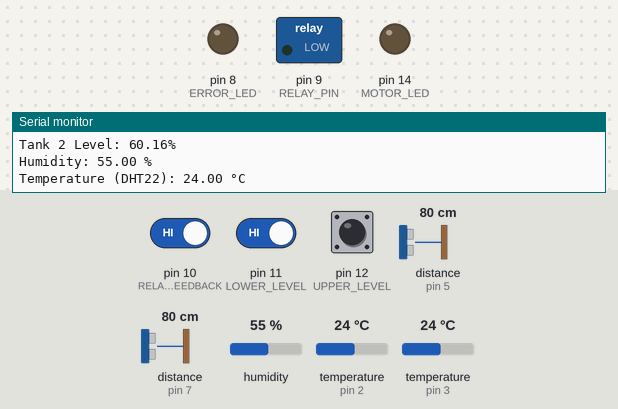
The sketch below on a simulated Arduino Uno, built with avr-gcc and run on an emulated ATmega328P. Parts: switched loads named in the sketch (green lamp = pin HIGH), output pins drawn as LEDs (lit = HIGH), the last lines printed to the serial monitor. Wiring (inferred from the names in the program): 2 × ultrasonic range finder: trigger pin 4, echo pin 5 / trigger pin 6, echo pin 7. The test bench sets the inputs (shaded band); at power-on: pin 12 (UPPER_LEVEL) LOW, pin 10 (RELAY_FEEDBACK) HIGH, pin 11 (LOWER_LEVEL) HIGH, distance to the obstacle (sensors on pin 5, pin 7) 80 cm, humidity 55 %, temperature (sensors on pin 2, pin 3) 24 °C. The echo pulse lasts 58.3 µs per cm; pins used as bus, display or sensor lines are not drawn.

Above: at 2.7 s.
2.8 s: pin 12 (UPPER_LEVEL) pulled HIGH for 2.25 s
6.5 s: pin 10 (RELAY_FEEDBACK) driven LOW and pin 11 (LOWER_LEVEL) driven LOW
At 7.7 s:
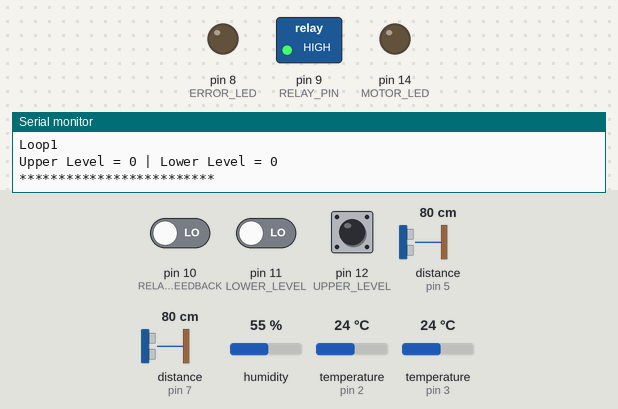
At 9.7 s:
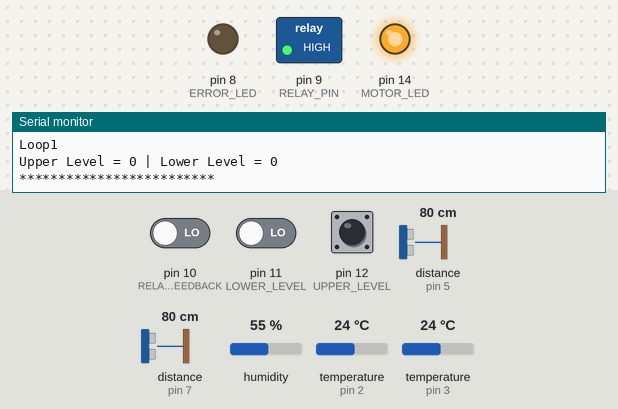
10.1 s: pin 12 (UPPER_LEVEL) pulled HIGH for 2.25 s
At 11.9 s:
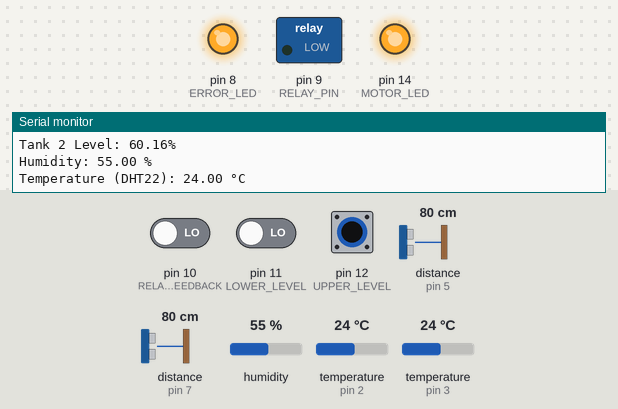
14.0 s: pin 10 (RELAY_FEEDBACK) driven HIGH
23.0 s: pin 12 (UPPER_LEVEL) pulled HIGH for 2.25 s
At 26.9 s:
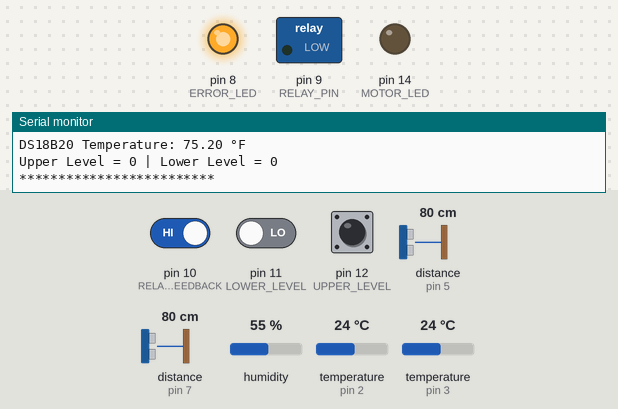
27.6 s: distance to the obstacle (sensor on pin 5) set to 250 cm
Timing chart, 0 to 30.6 s (numbered marks = the images above; inputs shaded):
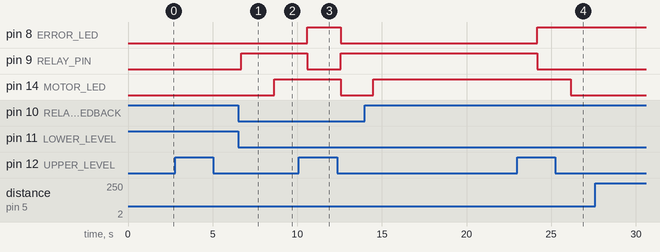

Measured:
- after the input at 6.5 s, pin 9 (RELAY_PIN): LOW → HIGH after 0.18 s; pin 14 (MOTOR_LED): LOW → HIGH after 2.1 s
- after the input at 10.1 s, pin 8 (ERROR_LED): LOW → HIGH after 0.48 s, → LOW 2.0 s later; pin 9 (RELAY_PIN): HIGH → LOW after 0.48 s, → HIGH 2.0 s later; pin 14 (MOTOR_LED): HIGH → LOW after 2.5 s
- after the input at 23.0 s, pin 8 (ERROR_LED): LOW → HIGH after 1.2 s; pin 9 (RELAY_PIN): HIGH → LOW after 1.2 s; pin 14 (MOTOR_LED): HIGH → LOW after 3.1 s

The sketch:

Ocean_water_Convert_to_Drink_water.ino
```cpp
#include <DHT.h>
#include <OneWire.h>
#include <DallasTemperature.h>

// ===================== DS18B20 =====================
#define ONE_WIRE_BUS 3
OneWire oneWire(ONE_WIRE_BUS);
DallasTemperature sensors(&oneWire);

// ===================== DHT22 =====================
#define DHTPIN 2
#define DHTTYPE DHT22
DHT dht(DHTPIN, DHTTYPE);

// ===================== Ultrasonic Sensors =====================
#define TRIG_PIN1 4
#define ECHO_PIN1 5

#define TRIG_PIN2 6
#define ECHO_PIN2 7

// ===================== Tank Control =====================
#define RELAY_PIN       9
#define RELAY_FEEDBACK 10
#define LOWER_LEVEL    11
#define UPPER_LEVEL    12
#define ERROR_LED       8
#define MOTOR_LED      14

// ===================== Variables =====================
float hum = 0;
float temp = 0;
float Celsius = 0;
float Fahrenheit = 0;

float duration1, distance1;
float duration2, distance2;

double percentage1 = 0;
double percentage2 = 0;

// Tank depth in cm
const float TANK_HEIGHT = 200.0;

// =====================================================
// Ultrasonic Sensor Reading
// =====================================================
void ultrasonic()
{
  // Sensor 1
  digitalWrite(TRIG_PIN1, LOW);
  delayMicroseconds(2);
  digitalWrite(TRIG_PIN1, HIGH);
  delayMicroseconds(10);
  digitalWrite(TRIG_PIN1, LOW);

  duration1 = pulseIn(ECHO_PIN1, HIGH, 30000);

  if (duration1 > 0)
  {
    distance1 = (duration1 * 0.0343) / 2;

    percentage1 =
      ((TANK_HEIGHT - distance1) / TANK_HEIGHT) * 100.0;

    percentage1 = constrain(percentage1, 0, 100);

    Serial.print("Tank 1 Distance: ");
    Serial.print(distance1);
    Serial.println(" cm");

    Serial.print("Tank 1 Level: ");
    Serial.print(percentage1);
    Serial.println("%");
  }
  else
  {
    Serial.println("Tank 1 Sensor Timeout");
  }

  // Sensor 2
  digitalWrite(TRIG_PIN2, LOW);
  delayMicroseconds(2);
  digitalWrite(TRIG_PIN2, HIGH);
  delayMicroseconds(10);
  digitalWrite(TRIG_PIN2, LOW);

  duration2 = pulseIn(ECHO_PIN2, HIGH, 30000);

  if (duration2 > 0)
  {
    distance2 = (duration2 * 0.0343) / 2;

    percentage2 =
      ((TANK_HEIGHT - distance2) / TANK_HEIGHT) * 100.0;

    percentage2 = constrain(percentage2, 0, 100);

    Serial.print("Tank 2 Distance: ");
    Serial.print(distance2);
    Serial.println(" cm");

    Serial.print("Tank 2 Level: ");
    Serial.print(percentage2);
    Serial.println("%");
  }
  else
  {
    Serial.println("Tank 2 Sensor Timeout");
  }
}

// =====================================================
// DHT22
// =====================================================
void humiditySensor()
{
  hum = dht.readHumidity();
  temp = dht.readTemperature();

  if (isnan(hum) || isnan(temp))
  {
    Serial.println("Failed to read DHT22!");
    return;
  }

  Serial.print("Humidity: ");
  Serial.print(hum);
  Serial.println(" %");

  Serial.print("Temperature (DHT22): ");
  Serial.print(temp);
  Serial.println(" °C");
}

// =====================================================
// DS18B20
// =====================================================
void tempSensor()
{
  sensors.requestTemperatures();

  Celsius = sensors.getTempCByIndex(0);
  Fahrenheit = sensors.toFahrenheit(Celsius);

  Serial.print("DS18B20 Temperature: ");
  Serial.print(Celsius);
  Serial.println(" °C");

  Serial.print("DS18B20 Temperature: ");
  Serial.print(Fahrenheit);
  Serial.println(" °F");
}

// =====================================================
// Setup
// =====================================================
void setup()
{
  Serial.begin(9600);

  dht.begin();
  sensors.begin();

  pinMode(TRIG_PIN1, OUTPUT);
  pinMode(ECHO_PIN1, INPUT);

  pinMode(TRIG_PIN2, OUTPUT);
  pinMode(ECHO_PIN2, INPUT);

  pinMode(RELAY_PIN, OUTPUT);
  pinMode(ERROR_LED, OUTPUT);
  pinMode(MOTOR_LED, OUTPUT);

  pinMode(LOWER_LEVEL, INPUT);
  pinMode(UPPER_LEVEL, INPUT);
  pinMode(RELAY_FEEDBACK, INPUT);

  digitalWrite(RELAY_PIN, LOW);
  digitalWrite(ERROR_LED, LOW);
  digitalWrite(MOTOR_LED, LOW);

  Serial.println("System Started");
}

// =====================================================
// Main Loop
// =====================================================
void loop()
{
  ultrasonic();
  humiditySensor();
  tempSensor();

  int upperLevel = digitalRead(UPPER_LEVEL);
  int lowerLevel = digitalRead(LOWER_LEVEL);
  int relayFeedback = digitalRead(RELAY_FEEDBACK);

  // Motor status indication
  if (digitalRead(RELAY_PIN) == HIGH)
  {
    Serial.println("Motor is ON");
    digitalWrite(MOTOR_LED, HIGH);
  }
  else
  {
    digitalWrite(MOTOR_LED, LOW);
  }

  // ===================================================
  // Tank Control Logic
  // ===================================================

  // Tank empty -> Start motor
  if (relayFeedback == LOW &&
      upperLevel == LOW &&
      lowerLevel == LOW)
  {
    digitalWrite(RELAY_PIN, HIGH);
    digitalWrite(ERROR_LED, LOW);

    Serial.println("Motor ON");
    Serial.println("Loop1");
  }

  // Fault condition
  else if (upperLevel == HIGH &&
           lowerLevel == LOW)
  {
    digitalWrite(RELAY_PIN, LOW);
    digitalWrite(ERROR_LED, HIGH);

    Serial.println("Motor OFF");
    Serial.println("Loop4");
    Serial.println("ERROR: Tank sensor fault!");
  }

  // Tank full -> Stop motor
  else if (relayFeedback == HIGH &&
           upperLevel == HIGH)
  {
    digitalWrite(RELAY_PIN, LOW);
    digitalWrite(ERROR_LED, LOW);

    Serial.println("Motor OFF");
    Serial.println("Loop2");
  }

  // Tank below lower level -> Start motor
  else if (relayFeedback == LOW &&
           lowerLevel == LOW)
  {
    digitalWrite(RELAY_PIN, HIGH);
    digitalWrite(ERROR_LED, LOW);

    Serial.println("Motor ON");
    Serial.println("Loop3");
  }

  Serial.print("Upper Level = ");
  Serial.print(upperLevel);

  Serial.print(" | Lower Level = ");
  Serial.println(lowerLevel);

  Serial.println("*************************");

  delay(1000);
}
```
